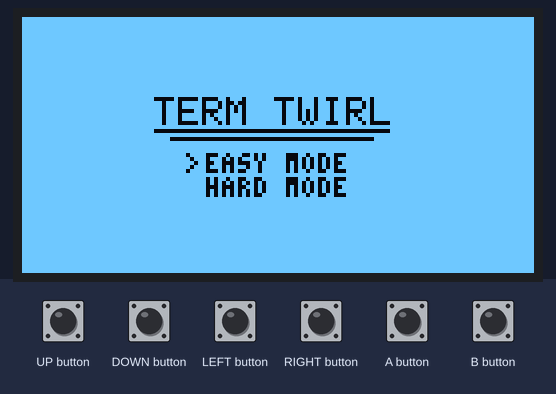
This sketch was run on a simulated Arduboy, built with avr-gcc and run on an emulated ATmega32U4. On the bench: 128×64 one-colour display. The test bench sets the inputs (shaded band). Random numbers use the default seed unless the sketch sets one; EEPROM starts erased.

Above: at 1.23 s.
1.3 s: UP button pressed for 0.15 s
2.0 s: DOWN button pressed for 0.15 s
2.7 s: A button pressed for 0.15 s
At 3.18 s:
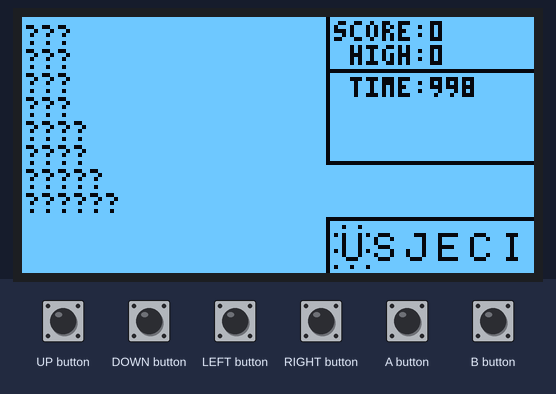
3.4 s: LEFT button pressed for 0.15 s
At 3.5 s:
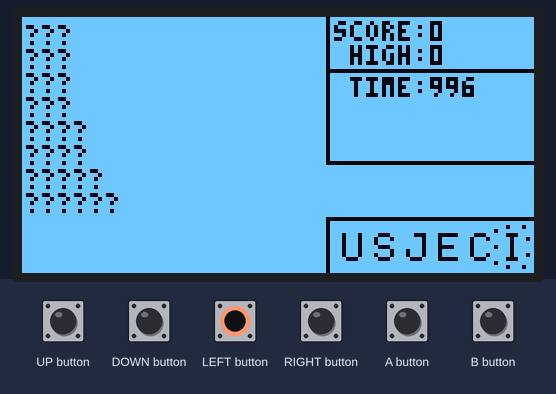
4.1 s: RIGHT button pressed for 0.15 s
At 4.14 s:
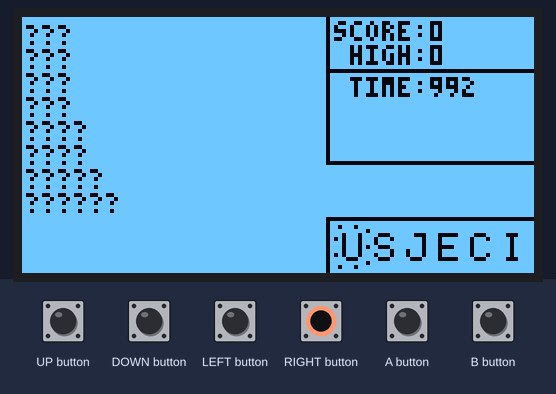
4.8 s: B button pressed for 0.15 s
At 5.1 s:
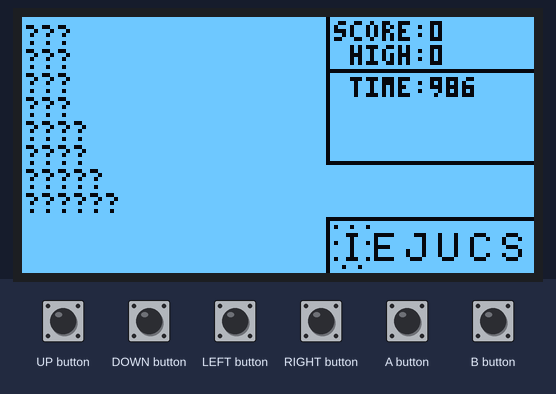

The sketch:

term_twirl.ino
```cpp
#include "jaylib.h"
#include "dawg.h"
#include "utils.h"
#include "guess.h"

#include "game.h"
#include "display.h"

Jaylib jay;
Dawg dawg;
Guess guess;
Game game;
Display display = Display(jay, dawg, guess, game);

const char* MESSAGES [] = {
    "NOT A WORD!", "TOO SHORT", "",
    "NICE!", "GREAT!", "AWESOME!", "BRILLIANT!",
    "IT'S THERE."
};

void load() {
    jay.initRandomSeed();
    dawg.process(OP_MODE_SELECT);
    dawg.process(OP_MODE_LOAD);
    dawg.sort_results();

    guess.reset(dawg.op_word);
    game.reset();
}

void setup() {
    jay.boot();
    jay.invert(1);
    jay.clear();

    game.highScore();
}

void loop() {
    int8_t res;
    uint8_t len;
    char solved = 0;

    if(!jay.nextFrame()) return;

    jay.pollButtons();
    jay.clear();

    switch(game.stage) {
        case STAGE_TITLE:
        if(jay.justPressed(A_BUTTON) || jay.justPressed(B_BUTTON)) {
            load();
            game.score = 0;
            game.stage = STAGE_PLAY;
        }
        if(jay.justPressed(UP_BUTTON) || jay.justPressed(DOWN_BUTTON))
            dawg.easy_mode ^= 1;
        break;

        case STAGE_PLAY:
        if(jay.justPressed(LEFT_BUTTON))  guess.cursorMove(5);
        if(jay.justPressed(RIGHT_BUTTON)) guess.cursorMove(1);
        if(jay.justPressed(UP_BUTTON))    guess.handleSelect();
        if(jay.justPressed(DOWN_BUTTON))  guess.handleDelete();
        if(jay.justPressed(B_BUTTON))     guess.handleReturnShuffle();
        if(jay.justPressed(A_BUTTON)) {
            res = dawg.checkWord(guess.guess_word);
            len = strlen(guess.guess_word);
            if(len == 0) res = -3;
            else if(len < 3) res = -2;
            else if((res > -1) && (solved = !game.checkSolved(res, 1))) {
                game.num_solved ++;
                if(len == 6)
                    game.target_solved = 1;
                if(game.num_solved == dawg.results_ptr) {
                    game.score += 50;
                    game.stage = STAGE_NEXT;
                }
                game.score += (len - 2) * (len - 2);
                game.highScore();
            }
            display.setMessage(MESSAGES[
                res < 0? -res - 1: solved? len: 7
            ]);
        }
        if(game.time_left > 0)
            game.time_left --;
        else if(game.target_solved)
            game.stage = STAGE_NEXT;
        else
            game.stage = STAGE_GAME_OVER;
        break;

        case STAGE_NEXT:
        case STAGE_GAME_OVER:
        game.solved_mask[0] = 0xFFFF;
        game.solved_mask[1] = 0xFFFF;
        if(jay.justPressed(A_BUTTON)) {
            if(game.stage == STAGE_NEXT) {
                load();
                game.stage = STAGE_PLAY;
            } else {
                game.stage = STAGE_TITLE;
            }
        }
        break;
    }

    //jay.smallPrint(100, 21, itoa(jay.cpuLoad()));

    display.render();
    jay.display();
}

// vim:syntax=c
```

dawg.cpp
```cpp
#include "dawg.h"

const uint8_t * DICT_DAWG [] = {
    DICT_DAWG_EASY,
    DICT_DAWG_HARD,
    DICT_DAWG_MORE,
};
const uint8_t * DICT_DAWG_CHARS [] = {
    DICT_DAWG_EASY_CHARS,
    DICT_DAWG_HARD_CHARS,
    DICT_DAWG_MORE_CHARS,
};
const uint16_t DICT_DAWG_START_PTR [] = {
    DICT_DAWG_EASY_START_PTR,
    DICT_DAWG_HARD_START_PTR,
    DICT_DAWG_MORE_START_PTR,
};
const uint16_t DICT_DAWG_NUM_TARGETS [] = {
    DICT_DAWG_EASY_NUM_TARGETS,
    DICT_DAWG_HARD_NUM_TARGETS,
    DICT_DAWG_MORE_NUM_TARGETS,
};


void Dawg::process(uint8_t mode) {
    op_mode = mode;

    memset(buffer, '\0', 8);
    results_ptr = 0;

    if (easy_mode)
        op_param = random(1, DICT_DAWG_NUM_TARGETS[0] - 1);
    else
        op_param = random(1,
            DICT_DAWG_NUM_TARGETS[0] +
            DICT_DAWG_NUM_TARGETS[1] +
            DICT_DAWG_NUM_TARGETS[2] +
            - 1
        );

    dict_ptr = 0;
    depth = 0;
    traverse(DICT_DAWG_START_PTR[0]);
    if(easy_mode) return;
    dict_ptr = 1;
    depth = 0;
    traverse(DICT_DAWG_START_PTR[1]);
    dict_ptr = 2;
    depth = 0;
    traverse(DICT_DAWG_START_PTR[2]);
}

void Dawg::traverse(uint16_t ptr) {
    uint16_t child_offset; // IMPORTANT! Never more that 2 ^ 12 nodes
    char high;
    uint16_t addr;

    do {
        high = pgm_read_byte(DICT_DAWG_CHARS[dict_ptr] + ptr);

        // Though the DAWG spec allows the character to be '\0',
        // it never is base on how the dawg is generated.
        buffer[depth] = (high >> 2) + 'A' - 1;

        if (high & 0x1) { // Word End
            if(op_mode == OP_MODE_SELECT) {
                if((depth + 1 == TARGET_LENGTH) && (--op_param == 0)){
                    strcpy(op_word, buffer);
                }
            } else if(is_subset(buffer, op_word)) {
                // This should never overflow since the generator
                // script doesn't allow more than 30 subanagrams.
                strcpy(results[results_ptr ++], buffer);
            }
        }

        addr = DICT_DAWG[dict_ptr] + (ptr / 4) * 3 * 2;
        if (ptr % 4 == 3) {
            child_offset = (
                ((pgm_read_byte(addr + 1) / 16) & 0x000F) |
                ((pgm_read_byte(addr + 3)     ) & 0x00F0) |
                ((pgm_read_byte(addr + 5) * 16) & 0x0F00)
            );
        } else {
            child_offset = pgm_read_word(addr + (ptr % 4) * 2) & 0x0FFF;
        }

        if (child_offset) {
            depth ++;
            traverse(child_offset);
            depth --;
        }

        ptr ++;
    } while (! (high & 0x2)); // List End

    buffer[depth] = 0;
}

void Dawg::sort_results() {
    char i, j, k, t, *a, *b, al, bl;
    for(i = results_ptr; i --;) {
        for(j = 0; j < i; j ++) {
            a = results[j], b = results[j + 1];
            al = strlen(a), bl = strlen(b);
            if(al > bl || (al == bl && strcmp(a, b) > 0)) {
                for(k = 8; k--;)
                    t = a[k], a[k] = b[k], b[k] = t;
            }
        }
    }
}

int8_t Dawg::checkWord(char* word) {
    uint8_t i;
    for(i = 0; i < results_ptr; i++) {
        if(strcmp(word, results[i]) == 0)
            return i;
    }
    return -1;
}
```

dawg.h
```cpp
#ifndef DAWG_H
#define DAWG_H

#include <Arduboy2.h>
#include "generated_data/dict_dawg.h"

#include "utils.h"

#define TARGET_LENGTH 6

#define OP_MODE_SELECT 1
#define OP_MODE_LOAD 2

class Dawg {
    public:

    void process(uint8_t mode);
    void traverse(uint16_t ptr);

    void sort_results();
    int8_t checkWord(char* word);

    char results[32][8];
    uint8_t results_ptr;

    //private:
    char buffer[8];
    char op_word[8];
    uint8_t op_mode;
    uint32_t op_param;
    uint8_t dict_ptr;

    uint8_t depth;

    uint8_t easy_mode = 1;

};

#endif
```

display.cpp
```cpp
#include "display.h"

Display::Display(Jaylib &arg_jay, Dawg &arg_dawg, Guess &arg_guess, Game &arg_game)
:jay(arg_jay), dawg(arg_dawg), guess(arg_guess), game(arg_game) {}

int Display::render() {
    cursor_counter ++;
    switch(game.stage) {
        case STAGE_TITLE:
        renderTitle();
        break;

        case STAGE_PLAY:
        renderGuess();
        renderCursor();

        case STAGE_NEXT:
        case STAGE_GAME_OVER:
        if(game.stage == STAGE_GAME_OVER)
            setMessage("GAME OVER", 1);
        else if(game.stage == STAGE_NEXT)
            setMessage("NEXT ROUND!", 1);
        renderChrome();
        renderDawgResults();
        renderScore();
        renderTime();
        renderMessage();
        break;
    }
}

int Display::renderDawgResults() {
    uint8_t i, len, cur_x = 1, cur_y;
    for(i = 0; i < dawg.results_ptr; i++) {
        len = strlen(dawg.results[i]);
        cur_y = 2 + 6 * (i % 10);
        if(game.checkSolved(i, 0))
            jay.smallPrint(cur_x, cur_y, dawg.results[i]);
        else
            jay.smallPrint(cur_x, cur_y, "??????" + 6 - len);
        if (i % 10 == 9)
            cur_x += 4 * len + 5;
    }
}

int Display::renderChrome() {
    jay.drawFastVLine(76, 0, 36);
    jay.drawFastHLine(76, 13, 52);
    jay.drawFastHLine(76, 36, 52);

    jay.drawFastVLine(76, 50, 14);
    jay.drawFastHLine(76, 50, 52);
}

int Display::renderScore() {
    jay.smallPrint(78, 1, "SCORE:");
    jay.smallPrint(82, 7, "HIGH:");

    jay.smallPrint(102, 1, itoa(game.score));
    jay.smallPrint(102, 7, itoa(game.high_score));
}

int Display::renderTime() {
    jay.smallPrint(82, 15, "TIME:");
    jay.smallPrint(102, 15, itoa(game.time_left / 10));
}

int Display::renderTitle() {
    jay.largePrint(33, 20, "TERM TWIRL");
    jay.drawFastHLine(33, 28, 59);
    jay.drawFastHLine(37, 30, 51);

    jay.smallPrint(46, 34, "EASY MODE");
    jay.smallPrint(46, 40, "HARD MODE");

    jay.smallPrint(
        38 + (cursor_counter / 4) % 4,
        40 - 6 * dawg.easy_mode, ">"
    );
}

int Display::renderGuess() {
    jay.largePrint(80, 54, guess.letters, 3);
    jay.largePrint(80, 40, guess.guess_word, 3);
}

int Display::renderCursor() {
    uint8_t i, j, a, b, x, y;

    x = 78 + 8 * guess.cursor_pos;
    y = 52;

    for(i = (cursor_counter / 4) % 4; i < 36; i += 4){
        j = i % 9;
        switch(i / 9){
            case 0: a = x + j; b = y; break;
            case 1: a = x + 8; b = y + j + 1; break;
            case 2: a = x + 8 - j; b = y + 10; break;
            case 3: a = x; b = y + 9 - j; break;
        }
        jay.drawPixel(a, b);
    }
}

int Display::setMessage(char* msg, uint16_t arg_messageTTL) {
    messageTTL = arg_messageTTL;
    message_ptr = msg;
}

int Display::renderMessage() {
    if (messageTTL == 0)
        return;
    messageTTL --;

    jay.smallPrint(78, 30, message_ptr);
}
```

display.h
```cpp
#ifndef DISPLAY_H
#define DISPLAY_H

#include <Arduboy2.h>
#include "jaylib.h"
#include "utils.h"
#include "dawg.h"
#include "guess.h"
#include "game.h"

class Display {
    public:
    Display(Jaylib &arg_jay, Dawg &arg_dawg, Guess &arg_guess, Game &arg_game);

    int render();

    int renderDawgResults();
    int renderChrome();
    int renderScore();
    int renderTime();
    int renderGuess();

    int renderTitle();
    int renderCursor();

    Jaylib &jay;
    Dawg &dawg;
    Guess &guess;
    Game &game;

    int setMessage(char* msg, uint16_t arg_messageTTL = 50);
    int renderMessage();
    char * message_ptr;
    uint8_t messageTTL;

    uint8_t cursor_counter = 0;
};

#endif
```

game.cpp
```cpp
#include "game.h"

void Game::reset() {
    solved_mask[0] = 0;
    solved_mask[1] = 0;
    num_solved = 0;
    target_solved = 0;
    time_left = 9999;
}

uint8_t Game::checkSolved(uint8_t index, char setIfUnset) {
    uint8_t solved_ptr;
    uint16_t mask;

    solved_ptr = index / 16;
    mask = 1 << (index % 16);

    if (solved_mask[solved_ptr] & mask)
        return 1;

    if (setIfUnset)
        solved_mask[solved_ptr] |= mask;

    return 0;
}

void Game::highScore() {
    struct{
        uint16_t magic;
        uint16_t hs;
    } v;

    EEPROM.get(256, v);
    if(v.magic != EEPROM_MAGIC) {
        v.magic = EEPROM_MAGIC;
        v.hs = 0;
    }
    if (score > v.hs)
        v.hs = score;
    EEPROM.put(256, v);

    high_score = v.hs;
}
```

game.h
```cpp
#ifndef GAME_H
#define GAME_H

#include <Arduboy2.h>

#define STAGE_TITLE 1
#define STAGE_LOAD 2
#define STAGE_PLAY 3
#define STAGE_NEXT 4
#define STAGE_GAME_OVER 5

#define EEPROM_MAGIC 0x90C5

class Game {
    public:

    void reset();
    uint8_t checkSolved(uint8_t index, char setIfUnset);

    void highScore();

    uint8_t stage = STAGE_TITLE;
    uint16_t solved_mask[2] = {0, 0};
    char num_solved = 0;
    char target_solved = 0;
    uint16_t time_left;

    uint16_t score = 0;
    uint16_t high_score = 0;
};

#endif
```

guess.cpp
```cpp
#include "guess.h"

void Guess::reset(char * input_letters) {
    strcpy(letters, input_letters);

    guess_ptr = 0;
    guess[0] = '\0';
    guess_word[0] = '\0';

    handleReturnShuffle();
}

void Guess::cursorMove(uint8_t step) {
    cursor_pos +=step;
    cursor_pos %= 6;
}

void Guess::handleSelect() {
    if(letters[cursor_pos] == ' ')
        return;

    guess_word[guess_ptr] = letters[cursor_pos];
    letters[cursor_pos] = ' ';
    guess[guess_ptr] = cursor_pos;

    guess_word[++ guess_ptr] = '\0';
}

void Guess::handleDelete() {
    if (guess_ptr <= 0)
        return;

    guess_ptr --;
    letters[guess[guess_ptr]] = guess_word[guess_ptr];
    guess_word[guess_ptr] = '\0';
}

void Guess::handleReturnShuffle() {
    uint8_t i, a, b;
    char t;
    if(guess_ptr) {
        while(guess_ptr) {
            handleDelete();
        }
    } else {
        a = 0;
        for(i = 0; i < 16; i++) {
            b = random(0, 6);
            t = letters[a];
            letters[a] = letters[b];
            letters[b] = t;
            a = b;
        }
    }
}
```

guess.h
```cpp
#ifndef GUESS_H
#define GUESS_H

#include <Arduboy2.h>

class Guess {
    public:
    void reset(char * input_letters);
    void cursorMove(uint8_t step);
    void handleSelect();
    void handleDelete();
    void handleReturnShuffle();

    char letters[8];
    char guess[8];
    char guess_word[8] = "";
    uint8_t guess_ptr = 0;

    uint8_t cursor_pos = 0;
};

#endif
```

jaylib.cpp
```cpp
#include "jaylib.h"
#include "utils.h"

void Jaylib::drawBand(uint8_t x, uint8_t y, const uint8_t * sprite, uint8_t cols) {
    uint16_t s;
    uint16_t p = (y >> 3) * WIDTH + cols + x - 1;

    for(; cols --; p --) {
        s = pgm_read_byte(sprite + cols) << (y & 0x7);

        sBuffer[p] |= s;
        sBuffer[p + WIDTH] |= s >> 8;
    }
}

void Jaylib::smallPrint(uint8_t x, uint8_t y, const uint8_t * str) {
    char c;
    for(;c = *str ++;) {
        c -= 32;
        drawBand(x, y, PRINTABLE_CHARS + 3 * c, 3);
        x += 4;
    }
}

void Jaylib::largePrint(uint8_t x, uint8_t y, const uint8_t * str, uint8_t kern) {
    char c;
    for(;c = *str ++;) {
        c &= 0x1F; // Lucky that SPACE % 32 == 0
        drawBand(x, y, PRINTABLE_CHARS_LARGE + 5 * c, 5);
        x += 5 + kern;
    }
}

void Jaylib::drawFastVLine(uint8_t x, uint8_t y, uint8_t h) {
    uint8_t i;
    for(i = h; i --;)
        drawPixel(x, y + i);
}

void Jaylib::drawFastHLine(uint8_t x, uint8_t y, uint8_t w) {
    uint8_t i;
    for(i = w; i --;)
        drawPixel(x + i, y);
}
```

jaylib.h
```cpp
#ifndef JAYLIB_H
#define JAYLIB_H

#include <Arduboy2.h>
#include <avr/power.h>

#include "jay_sprites.h"

class Jaylib: public Arduboy2Base {
    public:
    void drawBand(uint8_t x, uint8_t y, const uint8_t * sprite, uint8_t cols);

    void smallPrint(uint8_t x, uint8_t y, const uint8_t * str);
    void largePrint(uint8_t x, uint8_t y, const uint8_t * str, uint8_t kern = 1);

    void drawFastVLine(uint8_t x, uint8_t y, uint8_t h);
    void drawFastHLine(uint8_t x, uint8_t y, uint8_t w);
};

#endif
```

utils.cpp
```cpp
#include "utils.h"

char itoa_buf[8] = "\0\0\0\0\0\0\0\0";
char * itoa(int16_t x) {
    // buf is at least char[8];
    uint8_t i = 6;
    do {
        itoa_buf[i--] = (x % 10) + '0';
        x /= 10;
    } while(x);

    // Must immediately use this.
    return itoa_buf + i + 1;
}

char subset_buf[8];
uint8_t is_subset(char * a, char * b) {
    char *i, *j;
    strcpy(subset_buf, b);
    for(i = a; *i; i ++) {
        for(j = subset_buf; *j; j++) {
            if (*j == *i) {
                *j = ' ';
                goto found;
            }
        }
        return 0;
        found: ;
    }
    return 1;
}
```

utils.h
```cpp
#ifndef UTILS_H
#define UTILS_H

#include <string.h>
#include <stdint.h>

char * itoa(int16_t x);
uint8_t is_subset(char * a, char * b);

#endif
```

Source omitted: dict_dawg.h (data table, 122635 bytes), jay_sprites.h (10838 bytes)
